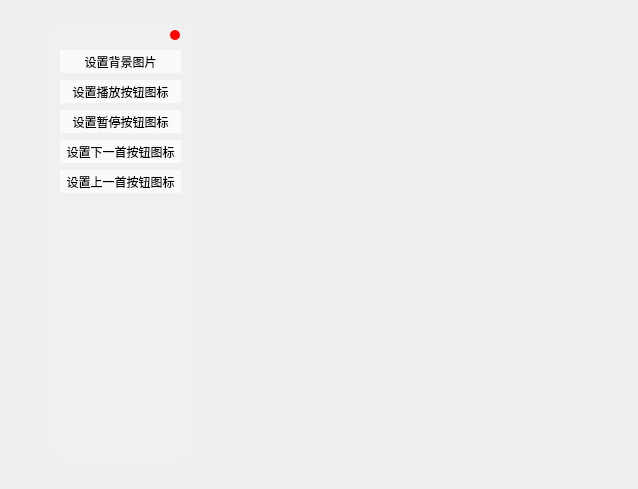
<?xml version="1.0" encoding="UTF-8"?>
<ui version="4.0">
 <class>Options</class>
 <widget class="QWidget" name="Options">
  <property name="geometry">
   <rect>
    <x>0</x>
    <y>0</y>
    <width>638</width>
    <height>489</height>
   </rect>
  </property>
  <property name="windowTitle">
   <string>Form</string>
  </property>
  <widget class="QWidget" name="wg_bg" native="true">
   <property name="geometry">
    <rect>
     <x>50</x>
     <y>20</y>
     <width>141</width>
     <height>441</height>
    </rect>
   </property>
   <property name="styleSheet">
    <string notr="true">QWidget{
	background-color:rgb(240,240,240);
border-radius:15px;
}</string>
   </property>
   <widget class="QPushButton" name="opt_close">
    <property name="geometry">
     <rect>
      <x>120</x>
      <y>10</y>
      <width>10</width>
      <height>10</height>
     </rect>
    </property>
    <property name="styleSheet">
     <string notr="true">*{
	background-color:red;
border-radius:5px;
}
QPushButton:hover{
	background-color:rgb(205, 0, 0);
}</string>
    </property>
    <property name="text">
     <string/>
    </property>
   </widget>
   <widget class="QPushButton" name="pushButton">
    <property name="geometry">
     <rect>
      <x>10</x>
      <y>30</y>
      <width>121</width>
      <height>23</height>
     </rect>
    </property>
    <property name="styleSheet">
     <string notr="true">QPushButton{
	background-color:rgb(250,250,250);
}
QPushButton:hover{
	background-color:rgb(230,230,230);
}</string>
    </property>
    <property name="text">
     <string>设置背景图片</string>
    </property>
   </widget>
   <widget class="QPushButton" name="pushButton_2">
    <property name="geometry">
     <rect>
      <x>10</x>
      <y>60</y>
      <width>121</width>
      <height>23</height>
     </rect>
    </property>
    <property name="styleSheet">
     <string notr="true">QPushButton{
	background-color:rgb(250,250,250);
}
QPushButton:hover{
	background-color:rgb(230,230,230);
}</string>
    </property>
    <property name="text">
     <string>设置播放按钮图标</string>
    </property>
   </widget>
   <widget class="QPushButton" name="pushButton_3">
    <property name="geometry">
     <rect>
      <x>10</x>
      <y>90</y>
      <width>121</width>
      <height>23</height>
     </rect>
    </property>
    <property name="styleSheet">
     <string notr="true">QPushButton{
	background-color:rgb(250,250,250);
}
QPushButton:hover{
	background-color:rgb(230,230,230);
}</string>
    </property>
    <property name="text">
     <string>设置暂停按钮图标</string>
    </property>
   </widget>
   <widget class="QPushButton" name="pushButton_4">
    <property name="geometry">
     <rect>
      <x>10</x>
      <y>120</y>
      <width>121</width>
      <height>23</height>
     </rect>
    </property>
    <property name="styleSheet">
     <string notr="true">QPushButton{
	background-color:rgb(250,250,250);
}
QPushButton:hover{
	background-color:rgb(230,230,230);
}</string>
    </property>
    <property name="text">
     <string>设置下一首按钮图标</string>
    </property>
   </widget>
   <widget class="QPushButton" name="pushButton_5">
    <property name="geometry">
     <rect>
      <x>10</x>
      <y>150</y>
      <width>121</width>
      <height>23</height>
     </rect>
    </property>
    <property name="styleSheet">
     <string notr="true">QPushButton{
	background-color:rgb(250,250,250);
}
QPushButton:hover{
	background-color:rgb(230,230,230);
}</string>
    </property>
    <property name="text">
     <string>设置上一首按钮图标</string>
    </property>
   </widget>
  </widget>
 </widget>
 <resources/>
 <connections/>
</ui>
